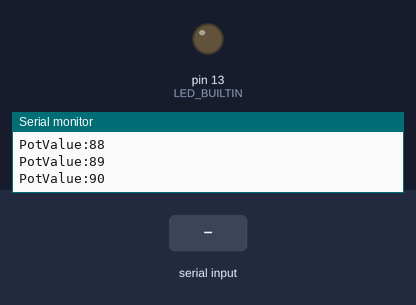
This sketch was run on a simulated Arduino Uno, built with avr-gcc and run on an emulated ATmega328P. Parts: output pins drawn as LEDs (lit = HIGH), the last lines printed to the serial monitor. The test bench sets the inputs (shaded band).

Above: at 1.2 s.
1.3 s: "LED_ON\n" received over Serial
At 2.9 s:
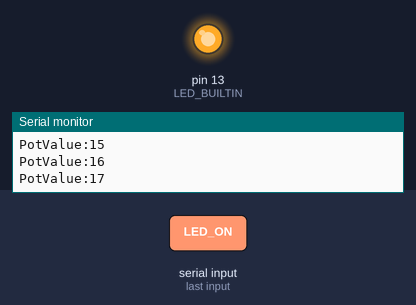
4.1 s: "LED_OFF\n" received over Serial
At 5.7 s:
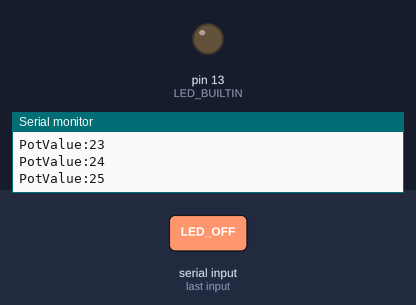
Timing chart, 0 to 7.2 s (numbered marks = the images above; inputs shaded):
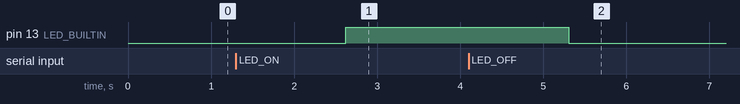

The sketch:

Blink.ino
```cpp
void setup() {
  Serial.begin(9600); // initialize serial communication at 9600 bps
    pinMode(LED_BUILTIN, OUTPUT);
}

void loop() {

  // Check for commands from the serial port
  if (Serial.available() > 0) {
    String command = Serial.readStringUntil('\n');

    // Check for LED control commands
    if (command == "LED_ON") {
      digitalWrite(LED_BUILTIN, HIGH);
      // digitalWrite(ledPin, HIGH); // Turn on the LED
    } else if (command == "LED_OFF") {
      // digitalWrite(ledPin, LOW); // Turn off the LED
      digitalWrite(LED_BUILTIN, LOW);
    }
  }

  for (int i = 1; i <= 100; ++i) {

    Serial.print("PotValue:"); // print the current value of i
    Serial.println(i); // print the current value of i
    // delay(1); // add a small delay for readability in the serial monitor
  }

  // while (true) {
  //   // This loop will continue indefinitely after printing 1 to 1000.
  //   // You can modify or add additional code here if needed.
  // }
}
```

Measured:
- after the input at 1.3 s, pin 13 (LED_BUILTIN): LOW → HIGH after 1.3 s
- after the input at 4.1 s, pin 13 (LED_BUILTIN): HIGH → LOW after 1.2 s
